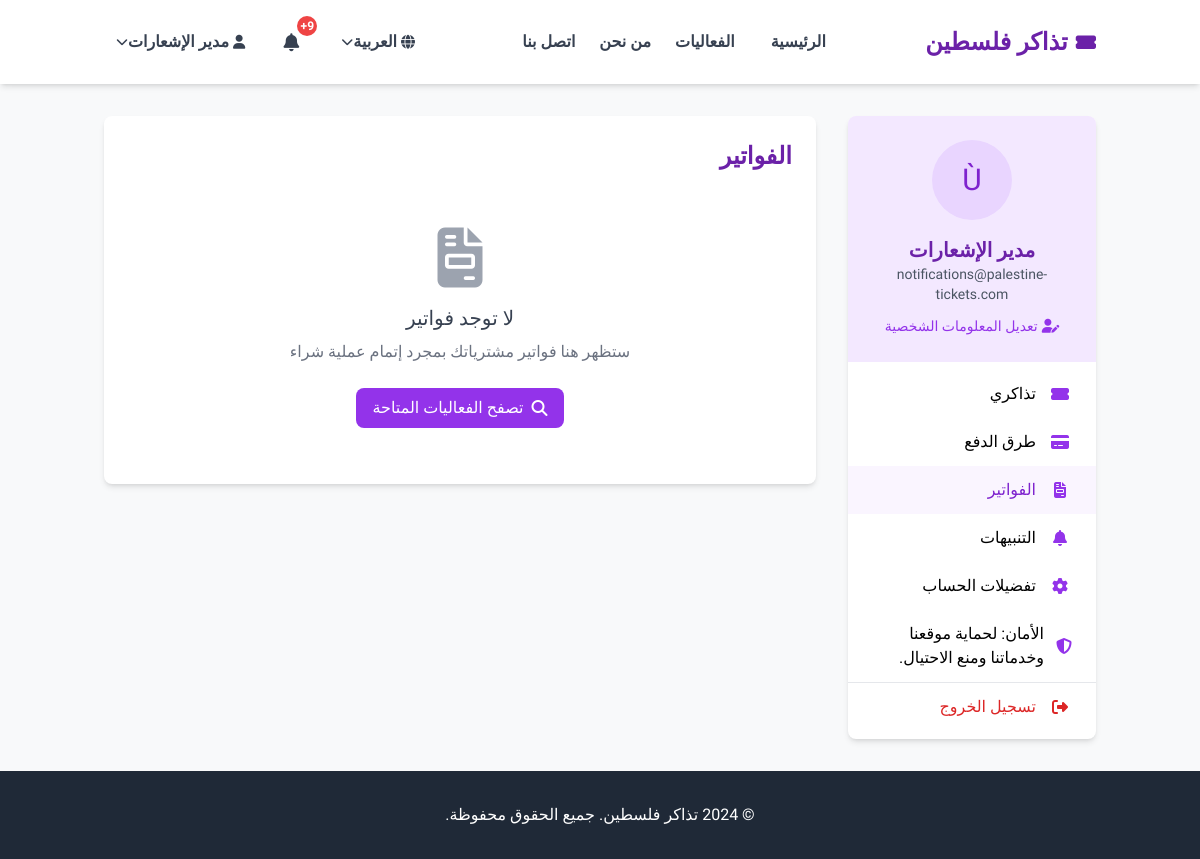
The app's page /invoices.php (signed in) with its own data.
### tables this page shows
CREATE TABLE `users` (
  `id` int(11) NOT NULL,
  `name` varchar(100) NOT NULL,
  `email` varchar(100) NOT NULL,
  `password` varchar(255) NOT NULL,
  `phone` varchar(20) NOT NULL,
  `password_hashed` varchar(255) NOT NULL,
  `role` enum('user','transport_admin','notifications_admin','site_admin','super_admin') DEFAULT 'user',
  `reset_token` varchar(64) DEFAULT NULL,
  `reset_expires` datetime DEFAULT NULL,
  `created_at` timestamp NOT NULL DEFAULT current_timestamp(),
  `updated_at` timestamp NOT NULL DEFAULT current_timestamp() ON UPDATE current_timestamp(),
  `profile_image` varchar(255) DEFAULT NULL,
  `last_login` datetime DEFAULT NULL,
  `last_login_ip` varchar(45) DEFAULT NULL,
  `timezone` varchar(100) DEFAULT 'Asia/Jerusalem',
  `preferred_language` varchar(10) DEFAULT 'ar',
  `two_factor_enabled` tinyint(1) DEFAULT 0,
  `status` enum('active','inactive','suspended') DEFAULT 'active',
  `email_verified` tinyint(1) DEFAULT 0
);

### config/database.php (called while the page is built, shortened)
<?php
class Database {
    private $host = DB_HOST;
    private $user = DB_USER;
    private $pass = DB_PASS;
    private $dbname = DB_NAME;
    private $dbh;
    private $stmt;
    public function __construct() {
        $dsn = 'mysql:host=' . $this->host . ';dbname=' . $this->dbname . ';charset=utf8mb4';
        $options = array(
            PDO::ATTR_PERSISTENT => true,
            PDO::ATTR_ERRMODE => PDO::ERRMODE_EXCEPTION,
            PDO::ATTR_DEFAULT_FETCH_MODE => PDO::FETCH_ASSOC,
            PDO::ATTR_EMULATE_PREPARES => false
        );
        try {
            $this->dbh = new PDO($dsn, $this->user, $this->pass, $options);
        } catch(PDOException $e) {
            $this->error = $e->getMessage();
            error_log('Database Connection Error: ' . $this->error);
            echo 'Database Connection Error: ' . $this->error;
        }
    }
    public function query($sql) {
        $this->stmt = $this->dbh->prepare($sql);
    }
    public function bind($param, $value, $type = null) {
        if(is_null($type)) {
            switch(true) {
                case is_int($value):
                    $type = PDO::PARAM_INT;
                    break;
            }
        }
        $this->stmt->bindValue($param, $value, $type);
    }
    public function execute() {
        try {
            return $this->stmt->execute();
        } catch(PDOException $e) {
            $this->error = $e->getMessage();
            error_log('Query Execution Error: ' . $this->error);
            return false;
        }
    }
    public function single() {
        $this->execute();
        return $this->stmt->fetch();
    }
}
?>

### includes/init.php (called while the page is built, shortened)
<?php
require_once __DIR__ . '/../config/database.php';
if (isset($_GET['lang'])) {
    $selected_lang = $_GET['lang'];
    $_SESSION['lang'] = $selected_lang;
} elseif (isset($_SESSION['lang'])) {
    $selected_lang = $_SESSION['lang'];
} else {
    $selected_lang = defined('APP_LANG') ? APP_LANG : 'ar';
}
require_once __DIR__ . '/icons.php';

### includes/icons.php (called while the page is built, shortened)
<?php
$icons = [
    'ar' => [
        'my_tickets' => 'fa-ticket-alt',
        'payment_methods' => 'fa-credit-card',
        'invoices' => 'fa-file-invoice',
        'notifications' => 'fa-bell',
        'account_preferences' => 'fa-cog',
        'security' => 'fa-shield-alt',
        'logout' => 'fa-sign-out-alt',
        'edit_profile' => 'fa-user-edit',
        'user' => 'fa-user',
        'globe' => 'fa-globe'
    ],
    'en' => [
        'my_tickets' => 'fa-tags',
        'payment_methods' => 'fa-money-bill-wave',
        'invoices' => 'fa-receipt',
        'notifications' => 'fa-envelope',
        'account_preferences' => 'fa-sliders-h',
        'security' => 'fa-lock',
        'logout' => 'fa-power-off',
        'edit_profile' => 'fa-pen',
        'user' => 'fa-user-circle',
        'globe' => 'fa-language'
    ],
    'he' => [
        'my_tickets' => 'fa-bookmark',
        'payment_methods' => 'fa-wallet',
        'invoices' => 'fa-file-alt',
        'notifications' => 'fa-comment',
        'account_preferences' => 'fa-tools',
        'security' => 'fa-user-shield',
        'logout' => 'fa-door-open',
        'edit_profile' => 'fa-id-card',
        'user' => 'fa-user-tie',
        'globe' => 'fa-globe-asia'
    ]
];
function get_icon($icon_name, $lang = null) {
    global $icons, $selected_lang;
    if ($lang === null) {
        $lang = $selected_lang;
    }
    if (isset($icons[$lang]) && isset($icons[$lang][$icon_name])) {
        return $icons[$lang][$icon_name];
    }
    return 'fa-question-circle';
}

### invoices.php (the view, shortened to what this page needs)
<?php
require_once 'includes/init.php';
require_once 'includes/header.php';
$db = new Database();
$db->query("SELECT * FROM users WHERE id = :id");
$db->bind(':id', $_SESSION['user_id']);
$user = $db->single();
$db->query("SELECT i.*, t.ticket_code, e.title as event_title
            FROM invoices i
            JOIN tickets t ON i.ticket_id = t.id
            JOIN events e ON t.event_id = e.id
            WHERE i.user_id = :user_id
            ORDER BY i.payment_date DESC");
$db->bind(':user_id', $_SESSION['user_id']);
$invoices = $db->resultSet();
?>
<div class="container mx-auto px-4 py-8">
    <div class="flex flex-col md:flex-row">
        <div class="w-full md:w-1/4 mb-6 md:mb-0">
            <div class="bg-white rounded-lg shadow-md overflow-hidden">
                <div class="bg-purple-100 p-6 text-center">
                    <div class="w-20 h-20 bg-purple-200 rounded-full mx-auto mb-4 flex items-center justify-center">
                        <?php if(!empty($user['profile_image'])): ?>
                            <img src="<?php echo $user['profile_image']; ?>" alt="<?php echo $user['name']; ?>" class="w-full h-full rounded-full object-cover">
                        <?php else: ?>
                            <span class="text-3xl text-purple-700"><?php echo strtoupper(substr($user['name'] ?? 'User', 0, 1)); ?></span>
                        <?php endif; ?>
                    </div>
                    <h3 class="text-xl font-semibold text-purple-800"><?php echo $user['name']; ?></h3>
                    <p class="text-gray-600 text-sm"><?php echo $user['email']; ?></p>
                    <a href="profile.php" class="mt-3 inline-flex items-center text-purple-600 hover:text-purple-800 text-sm">
                        <i class="fas <?php echo get_icon('edit_profile'); ?> <?php echo ($selected_lang == 'en') ? 'mr-1' : 'ml-1'; ?>"></i>
                        <?php echo $lang['edit_profile_info'] ?? 'تعديل المعلومات الشخصية'; ?>
                    </a>
                </div>
                <nav class="py-2">
                    <ul>
                        <li>
                            <a href="my-tickets.php" class="flex items-center px-6 py-3 hover:bg-purple-50 transition-colors">
                                <i class="fas <?php echo get_icon('my_tickets'); ?> text-purple-600 <?php echo ($selected_lang == 'en') ? 'mr-3' : 'ml-3'; ?> w-6 text-center"></i>
                                <span><?php echo $lang['my_tickets'] ?? 'تذاكري'; ?></span>
                            </a>
                        </li>
                        <li>
                            <a href="payment-methods.php" class="flex items-center px-6 py-3 hover:bg-purple-50 transition-colors">
                                <i class="fas <?php echo get_icon('payment_methods'); ?> text-purple-600 <?php echo ($selected_lang == 'en') ? 'mr-3' : 'ml-3'; ?> w-6 text-center"></i>
                                <span><?php echo $lang['payment_methods'] ?? 'طرق الدفع'; ?></span>
                            </a>
                        </li>
                        <li>
                            <a href="invoices.php" class="flex items-center px-6 py-3 bg-purple-50 text-purple-700 font-medium">
                                <i class="fas <?php echo get_icon('invoices'); ?> text-purple-600 <?php echo ($selected_lang == 'en') ? 'mr-3' : 'ml-3'; ?> w-6 text-center"></i>
                                <span><?php echo $lang['invoices'] ?? 'الفواتير'; ?></span>
                            </a>
                        </li>
                        <li>
                            <a href="notifications.php" class="flex items-center px-6 py-3 hover:bg-purple-50 transition-colors">
                                <i class="fas <?php echo get_icon('notifications'); ?> text-purple-600 <?php echo ($selected_lang == 'en') ? 'mr-3' : 'ml-3'; ?> w-6 text-center"></i>
                                <span><?php echo $lang['notifications'] ?? 'التنبيهات'; ?></span>
                            </a>
                        </li>
                        <li>
                            <a href="preferences.php" class="flex items-center px-6 py-3 hover:bg-purple-50 transition-colors">
                                <i class="fas <?php echo get_icon('account_preferences'); ?> text-purple-600 <?php echo ($selected_lang == 'en') ? 'mr-3' : 'ml-3'; ?> w-6 text-center"></i>
                                <span><?php echo $lang['account_preferences'] ?? 'تفضيلات الحساب'; ?></span>
                            </a>
                        </li>
                        <li>
                            <a href="security.php" class="flex items-center px-6 py-3 hover:bg-purple-50 transition-colors">
                                <i class="fas <?php echo get_icon('security'); ?> text-purple-600 <?php echo ($selected_lang == 'en') ? 'mr-3' : 'ml-3'; ?> w-6 text-center"></i>
                                <span><?php echo $lang['security'] ?? 'الأمان'; ?></span>
                            </a>
                        </li>
                        <li class="border-t border-gray-200">
                            <a href="logout.php" class="flex items-center px-6 py-3 hover:bg-red-50 text-red-600 transition-colors">
                                <i class="fas <?php echo get_icon('logout'); ?> <?php echo ($selected_lang == 'en') ? 'mr-3' : 'ml-3'; ?> w-6 text-center"></i>
                                <span><?php echo $lang['logout'] ?? 'تسجيل الخروج'; ?></span>
                            </a>
                        </li>
                    </ul>
                </nav>
            </div>
        </div>
        <div class="w-full md:w-3/4 md:pr-8">
            <div class="bg-white rounded-lg shadow-md p-6">
                <h1 class="text-2xl font-bold text-purple-800 mb-6"><?php echo $lang['invoices'] ?? 'الفواتير'; ?></h1>
                <?php if(empty($invoices)): ?>
                <div class="text-center py-8">
                    <div class="text-gray-400 mb-4">
                        <i class="fas fa-file-invoice text-6xl"></i>
                    </div>
                    <h3 class="text-xl font-medium text-gray-700 mb-2"><?php echo $lang['no_invoices'] ?? 'لا توجد فواتير'; ?></h3>
                    <p class="text-gray-500 mb-6"><?php echo $lang['no_invoices_message'] ?? 'ستظهر هنا فواتير مشترياتك بمجرد إتمام عملية شراء'; ?></p>
                    <a href="events.php" class="inline-flex items-center px-4 py-2 bg-purple-600 text-white rounded-lg hover:bg-purple-700 transition-colors">
                        <i class="fas fa-search ml-2"></i>
                        <?php echo $lang['browse_events'] ?? 'تصفح الفعاليات المتاحة'; ?>
                    </a>
                </div>
                <?php endif; ?>
            </div>
        </div>
    </div>
</div>
<?php
require_once 'includes/footer.php';
?>

### assets/css/responsive.css (style rules this page uses)
* { box-sizing: border-box; }
html, body { overflow-x: hidden; max-width: 100vw; position: relative; }
@media (min-width: 1025px) { .container { max-width: 1200px; } }
html { scroll-padding-top: 80px; }

### assets/css/performance.css (style rules this page uses)
html { scroll-behavior: smooth; }

### records on screen
users: name "Ù", name "مدير الإشعارات", email "notifications@palestine-tickets.com"

### other values on screen
$lang['site_name'] "تذاكر فلسطين"
$lang['home'] "الرئيسية"
$lang['events'] "الفعاليات"
$lang['about'] "من نحن"
$lang['contact'] "اتصل بنا"
$lang['language'] "العربية"
$_SESSION['user_name'] "مدير الإشعارات"
$lang['edit_profile_info'] "تعديل المعلومات الشخصية"
$lang['my_tickets'] "تذاكري"
$lang['payment_methods'] "طرق الدفع"
$lang['invoices'] "الفواتير"
$lang['notifications'] "التنبيهات"
$lang['account_preferences'] "تفضيلات الحساب"
$lang['security'] "الأمان: لحماية موقعنا وخدماتنا ومنع الاحتيال."
$lang['logout'] "تسجيل الخروج"
